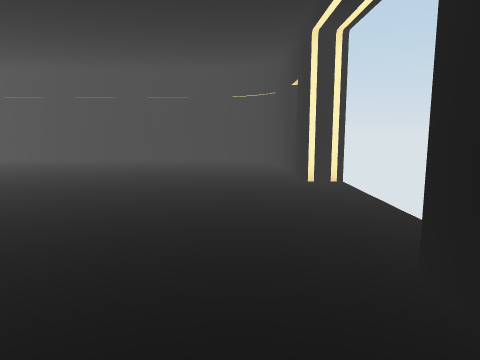
[1] (above)

12 first-person views from a walk through a scene from a Unity 3-D project. The camera is 1.2 m above the floor, tilts 8° down and sees 70° across. The floor is counted in squares, 1 m on a side. Each view is taken from the middle of a square. On the plan, view 1 faces up. The plan holds only what a view shows up to about 14 squares ahead; the rest is blank. The player character is not drawn. Some animated figures are not drawn. Some surface patterns are stand-ins.

[2]
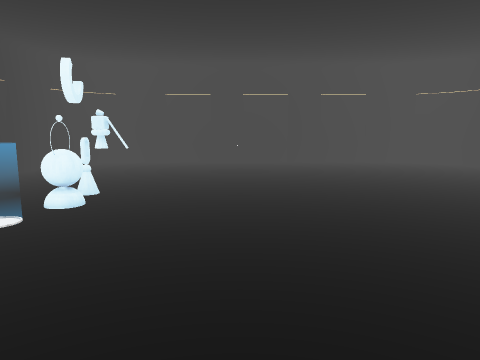

[3]
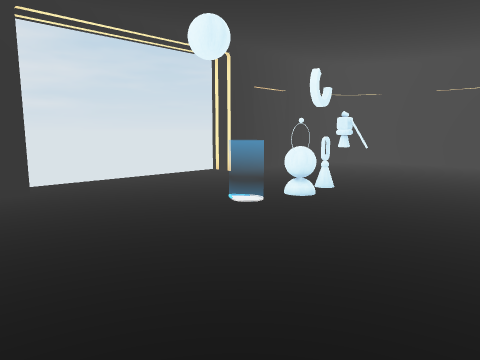

[4]
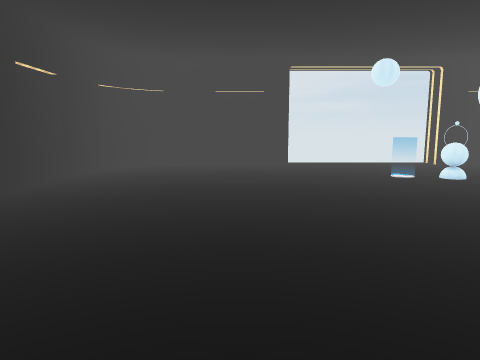

[5]
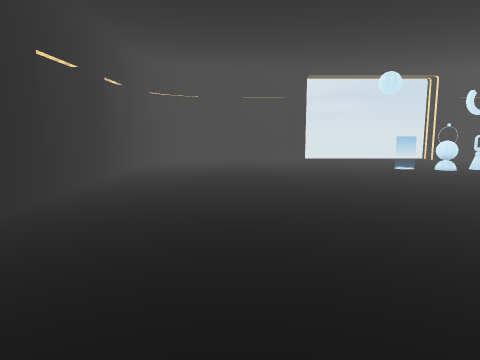

[6]
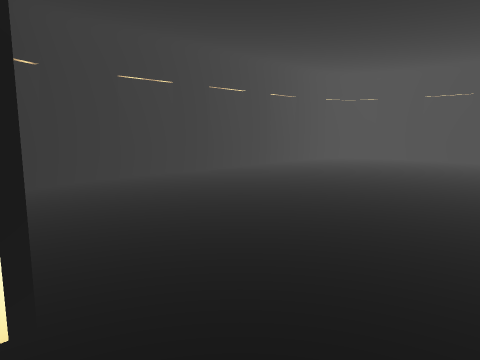

[7]
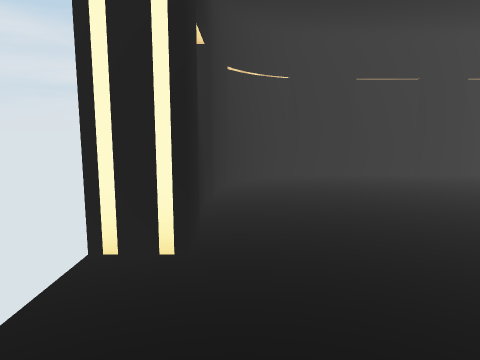

[8]
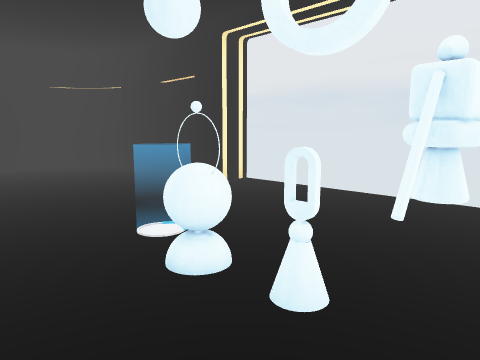

[9]
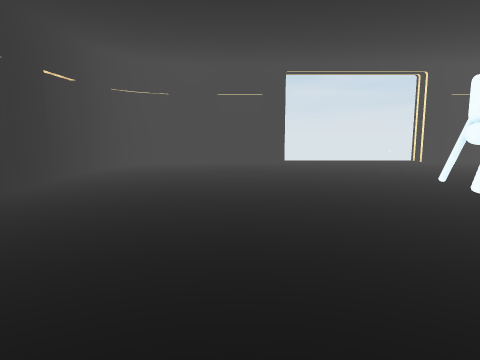

[10]
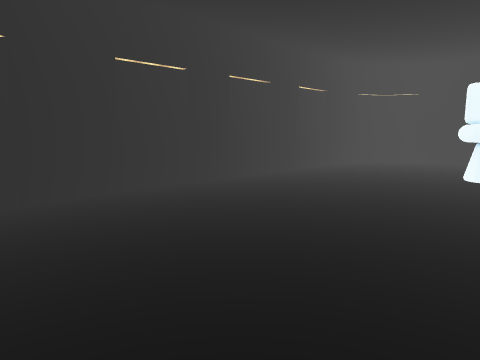

[11]
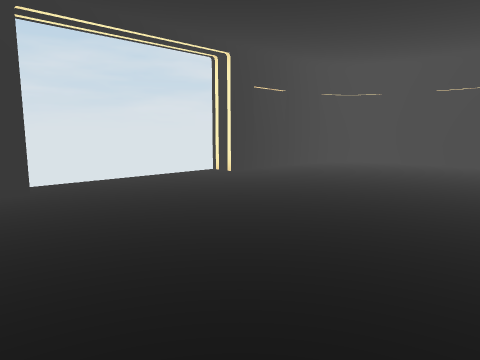

[12]
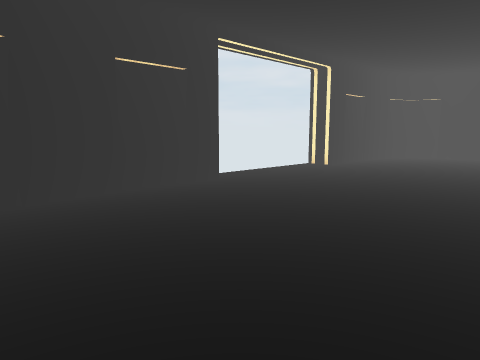

### Floor plan
Points are (right, up) in squares from view 1. A wall is a line through its corners. A room is listed if a view was taken in it or the views show most of it. See-through windows are left out.
Room 1 (views 1, 2, 3, 4, 5, 6, 7, 8, 9, 10, 11, 12)
walls: (2.6, 8.3) (1.5, 8.3) (1.5, 12); (-14.5, 2.8) (-13.6, 2.8) (-13.6, -1); (1.5, 11.8) (1.4, 12.3); (1.4, 12.2) (1.2, 12.7); (-13.6, 12) (-13.6, 8.3) (-14.5, 8.3); (-6.2, -3.7) (-5.2, -3.7); (-13.4, 12.4) (-13.5, 11.9); (-10.9, 14.5) (-11.3, 14.4); (-11.2, 14.4) (-11.7, 14.2); (-13.3, 12.7) (-13.4, 12.2); (-3.9, -3.7) (-2.1, -3.7); (-1, 14.6) (-11, 14.6); (1.4, 12.7) (1.1, 13.3) (0.4, 14) (-0.4, 14.4); (-0.6, 14.4) (-1.1, 14.5); (-0.3, 14.2) (-0.8, 14.4); (-11.6, 14.4) (-12.2, 14.1); (1.2, 13.1) (0.7, 13.7) (0.1, 14.2); (-13.5, -0.9) (-13.4, -1.4); (-12.8, 13.6) (-13.2, 13); (-12.1, 14.2) (-12.6, 13.8); (-12.5, 13.9) (-13, 13.4) (-13.4, 12.7); (-13.4, -1.3) (-13.2, -1.7); (1.4, -1.4) (1.5, -0.8); (1.2, -1.7) (1.5, -1) (1.5, 2.8) (2.5, 2.8); (-13.4, -1.6) (-13.1, -2.2); (-1.2, -3.5) (-0.7, -3.4); (-11.3, -3.4) (-10.8, -3.5); (-13.2, -2.1) (-12.7, -2.7) (-12.1, -3.2); (-11.7, -3.3) (-11, -3.5) (-1, -3.5) (-0.4, -3.3); (-0.4, -3.4) (0.1, -3.1); (-12.9, -2.5) (-12.4, -3) (-11.6, -3.4); (0.8, -2.6) (1.2, -2.1); (0.5, -2.9) (1, -2.3) (1.3, -1.7); (0.1, -3.2) (0.6, -2.8)
objects: other object (-10, 5); other object (-10, 7); other object (-10, 8)

Positions as (right, up) in squares from view 1, and headings:
1: (0, 0), facing up
2: (-7, 1), facing up
3: (-6, 1), facing up-left
4: (-1, 1), facing left
5: (1, 0), facing left
6: (2, 5), facing down-left
7: (1, 6), facing down
8: (-8, 9), facing down-left
9: (-12, 10), facing right
10: (-13, 8), facing up-right
11: (-6, 10), facing down-right
12: (-5, 14), facing down-right
